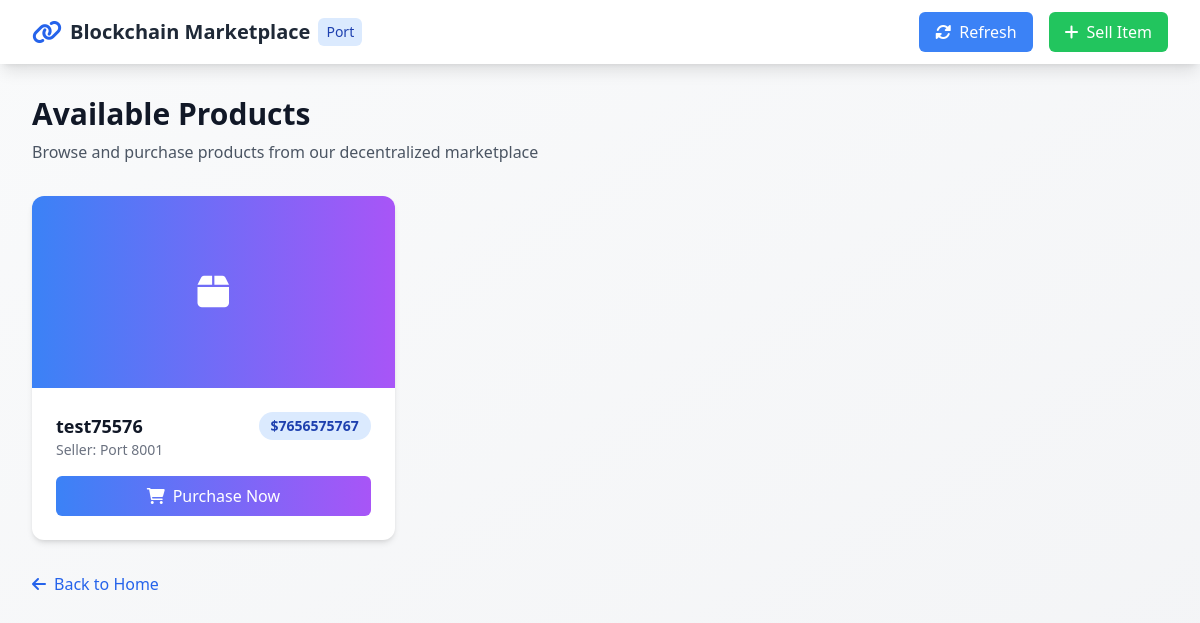
/buy, run on the app's committed database.
### tables this page shows
CREATE TABLE transactions (
                    id INTEGER PRIMARY KEY AUTOINCREMENT,
                    sender TEXT,
                    receiver TEXT,
                    product TEXT,
                    amount INTEGER,
                    type TEXT
                );

### node.py (the view)
@app.route('/buy')
def buy_page():
    listings = get_all_listings()
    return render_template('buy.html', listings=listings)

### templates/buy.html (shortened to what this page needs)
<!DOCTYPE html>
<html lang="en">
<head>
    <script src="https://cdn.tailwindcss.com"></script>
    <link rel="stylesheet" href="https://cdnjs.cloudflare.com/ajax/libs/font-awesome/6.0.0/css/all.min.css">
</head>
<body class="bg-gradient-to-br from-gray-50 to-gray-100">
    <div class="min-h-screen">
        <nav class="bg-white shadow-lg">
            <div class="max-w-7xl mx-auto px-4 sm:px-6 lg:px-8">
                <div class="flex justify-between h-16">
                    <div class="flex items-center">
                        <a href="/" class="flex items-center">
                            <i class="fas fa-link text-blue-600 text-2xl mr-2"></i>
                            <span class="text-xl font-bold text-gray-800">Blockchain Marketplace</span>
                            <span class="ml-2 px-2 py-1 bg-blue-100 text-blue-800 text-sm rounded-md">Port <span id="currentPort">-</span></span>
                        </a>
                    </div>
                    <div class="flex items-center space-x-4">
                        <button onclick="location.reload()" class="bg-blue-500 text-white px-4 py-2 rounded-md hover:bg-blue-600 transition-colors">
                            <i class="fas fa-sync-alt mr-2"></i>Refresh
                        </button>
                        <a href="/sell" class="bg-green-500 text-white px-4 py-2 rounded-md hover:bg-green-600 transition-colors">
                            <i class="fas fa-plus mr-2"></i>Sell Item
                        </a>
                    </div>
                </div>
            </div>
        </nav>
        <div class="max-w-7xl mx-auto px-4 sm:px-6 lg:px-8 py-8">
            <div class="mb-8">
                <h1 class="text-3xl font-bold text-gray-900">Available Products</h1>
                <p class="mt-2 text-gray-600">Browse and purchase products from our decentralized marketplace</p>
            </div>
            <div class="grid grid-cols-1 md:grid-cols-2 lg:grid-cols-3 gap-6 mb-8">
                {% for listing in listings %}
                <div class="bg-white rounded-xl shadow-md overflow-hidden transform transition-all duration-300 hover:scale-105">
                    <div class="bg-gradient-to-r from-blue-500 to-purple-500 h-48 flex items-center justify-center">
                        <i class="fas fa-box text-white text-4xl"></i>
                    </div>
                    <div class="p-6">
                        <div class="flex justify-between items-start mb-4">
                            <div>
                                <h3 class="text-lg font-semibold text-gray-900">{{ listing.product }}</h3>
                                <p class="text-sm text-gray-500">Seller: Port {{ listing.sender }}</p>
                            </div>
                            <span class="bg-blue-100 text-blue-800 text-sm font-semibold px-3 py-1 rounded-full">
                                ${{ listing.amount }}
                            </span>
                        </div>
                        <button onclick="purchaseProduct('{{ listing.sender }}', '{{ listing.product }}')"
                            class="w-full bg-gradient-to-r from-blue-500 to-purple-500 text-white px-4 py-2 rounded-md hover:from-blue-600 hover:to-purple-600 transition-colors flex items-center justify-center">
                            <i class="fas fa-shopping-cart mr-2"></i>
                            Purchase Now
                        </button>
                    </div>
                </div>
                {% endfor %}
            </div>
            <div class="mt-8">
                <a href="/" class="inline-flex items-center text-blue-600 hover:text-blue-800">
                    <i class="fas fa-arrow-left mr-2"></i>
                    Back to Home
                </a>
            </div>
        </div>
    </div>
</body>
</html>

### data on the page
transactions: product "test75576", sender "8001", amount "7656575767"
